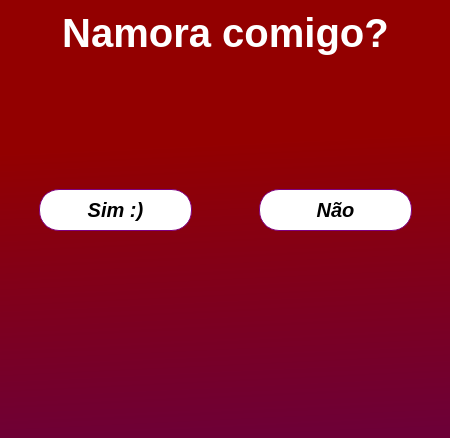
<?xml version="1.0" encoding="UTF-8"?>
<ui version="4.0">
 <class>MainWindow</class>
 <widget class="QMainWindow" name="MainWindow">
  <property name="geometry">
   <rect>
    <x>0</x>
    <y>0</y>
    <width>450</width>
    <height>438</height>
   </rect>
  </property>
  <property name="maximumSize">
   <size>
    <width>450</width>
    <height>500</height>
   </size>
  </property>
  <property name="windowTitle">
   <string>s2</string>
  </property>
  <property name="windowIcon">
   <iconset>
    <normaloff>icone.ico</normaloff>icone.ico</iconset>
  </property>
  <widget class="QWidget" name="centralwidget">
   <property name="autoFillBackground">
    <bool>false</bool>
   </property>
   <property name="styleSheet">
    <string notr="true">QWidget#centralwidget{
	background-color: qlineargradient(spread:pad, x1:0.485401, y1:0.289, x2:0.52, y2:1, stop:0.0511364 rgba(147, 0, 0, 255), stop:1 rgba(109, 0, 55, 255))
}

QLabel{
	font-size: 40px;
	font-weight: bold;
	color: rgb(255, 255, 255);
}

QPushButton#button_yes{
	border: 1px solid;
	border-color: purple;
	font-size: 20px;
	color: black;
	min-height: 40px;
	border-radius: 20px;
	background-color: white;
}

QPushButton#button_no{
	border: 1px solid;
	border-color: purple;
	font-size: 20px;
	color: black;
	min-height: 40px;
	border-radius: 20px;
	background-color: white;
}</string>
   </property>
   <widget class="QLabel" name="label">
    <property name="geometry">
     <rect>
      <x>10</x>
      <y>10</y>
      <width>431</width>
      <height>351</height>
     </rect>
    </property>
    <property name="font">
     <font>
      <pointsize>-1</pointsize>
      <italic>false</italic>
      <bold>true</bold>
      <kerning>true</kerning>
     </font>
    </property>
    <property name="autoFillBackground">
     <bool>false</bool>
    </property>
    <property name="text">
     <string>Namora comigo?</string>
    </property>
    <property name="alignment">
     <set>Qt::AlignHCenter|Qt::AlignTop</set>
    </property>
    <property name="wordWrap">
     <bool>false</bool>
    </property>
   </widget>
   <widget class="QFrame" name="frame_yes">
    <property name="geometry">
     <rect>
      <x>30</x>
      <y>160</y>
      <width>171</width>
      <height>101</height>
     </rect>
    </property>
    <property name="frameShape">
     <enum>QFrame::NoFrame</enum>
    </property>
    <property name="frameShadow">
     <enum>QFrame::Raised</enum>
    </property>
    <layout class="QHBoxLayout" name="horizontalLayout">
     <item>
      <widget class="QPushButton" name="button_yes">
       <property name="font">
        <font>
         <pointsize>-1</pointsize>
         <italic>true</italic>
         <bold>true</bold>
        </font>
       </property>
       <property name="mouseTracking">
        <bool>false</bool>
       </property>
       <property name="text">
        <string>Sim :)</string>
       </property>
      </widget>
     </item>
    </layout>
   </widget>
   <widget class="QFrame" name="frame_no">
    <property name="geometry">
     <rect>
      <x>250</x>
      <y>160</y>
      <width>171</width>
      <height>101</height>
     </rect>
    </property>
    <property name="frameShape">
     <enum>QFrame::NoFrame</enum>
    </property>
    <property name="frameShadow">
     <enum>QFrame::Raised</enum>
    </property>
    <layout class="QHBoxLayout" name="horizontalLayout_2">
     <item>
      <widget class="QPushButton" name="button_no">
       <property name="font">
        <font>
         <pointsize>-1</pointsize>
         <italic>true</italic>
         <bold>true</bold>
         <strikeout>false</strikeout>
        </font>
       </property>
       <property name="text">
        <string>Não</string>
       </property>
      </widget>
     </item>
    </layout>
   </widget>
   <widget class="QLabel" name="coracao">
    <property name="geometry">
     <rect>
      <x>85</x>
      <y>90</y>
      <width>281</width>
      <height>251</height>
     </rect>
    </property>
    <property name="styleSheet">
     <string notr="true"/>
    </property>
    <property name="text">
     <string/>
    </property>
    <property name="pixmap">
     <pixmap resource="resource.qrc">:/images/coracao.png</pixmap>
    </property>
    <property name="scaledContents">
     <bool>true</bool>
    </property>
   </widget>
   <widget class="QLabel" name="coracao_2">
    <property name="geometry">
     <rect>
      <x>360</x>
      <y>340</y>
      <width>91</width>
      <height>91</height>
     </rect>
    </property>
    <property name="styleSheet">
     <string notr="true"/>
    </property>
    <property name="text">
     <string/>
    </property>
    <property name="pixmap">
     <pixmap resource="resource.qrc">:/images/coracao.png</pixmap>
    </property>
    <property name="scaledContents">
     <bool>true</bool>
    </property>
   </widget>
   <widget class="QLabel" name="coracao_3">
    <property name="geometry">
     <rect>
      <x>40</x>
      <y>300</y>
      <width>91</width>
      <height>91</height>
     </rect>
    </property>
    <property name="styleSheet">
     <string notr="true"/>
    </property>
    <property name="text">
     <string/>
    </property>
    <property name="pixmap">
     <pixmap resource="resource.qrc">:/images/coracao.png</pixmap>
    </property>
    <property name="scaledContents">
     <bool>true</bool>
    </property>
   </widget>
   <widget class="QLabel" name="coracao_4">
    <property name="geometry">
     <rect>
      <x>0</x>
      <y>90</y>
      <width>91</width>
      <height>91</height>
     </rect>
    </property>
    <property name="styleSheet">
     <string notr="true"/>
    </property>
    <property name="text">
     <string/>
    </property>
    <property name="pixmap">
     <pixmap resource="resource.qrc">:/images/coracao.png</pixmap>
    </property>
    <property name="scaledContents">
     <bool>true</bool>
    </property>
   </widget>
   <widget class="QLabel" name="coracao_5">
    <property name="geometry">
     <rect>
      <x>360</x>
      <y>80</y>
      <width>91</width>
      <height>91</height>
     </rect>
    </property>
    <property name="styleSheet">
     <string notr="true"/>
    </property>
    <property name="text">
     <string/>
    </property>
    <property name="pixmap">
     <pixmap resource="resource.qrc">:/images/coracao.png</pixmap>
    </property>
    <property name="scaledContents">
     <bool>true</bool>
    </property>
   </widget>
   <widget class="QLabel" name="coracao_6">
    <property name="geometry">
     <rect>
      <x>320</x>
      <y>120</y>
      <width>51</width>
      <height>51</height>
     </rect>
    </property>
    <property name="styleSheet">
     <string notr="true"/>
    </property>
    <property name="text">
     <string/>
    </property>
    <property name="pixmap">
     <pixmap resource="resource.qrc">:/images/coracao.png</pixmap>
    </property>
    <property name="scaledContents">
     <bool>true</bool>
    </property>
   </widget>
   <widget class="QLabel" name="coracao_7">
    <property name="geometry">
     <rect>
      <x>120</x>
      <y>360</y>
      <width>51</width>
      <height>51</height>
     </rect>
    </property>
    <property name="styleSheet">
     <string notr="true"/>
    </property>
    <property name="text">
     <string/>
    </property>
    <property name="pixmap">
     <pixmap resource="resource.qrc">:/images/coracao.png</pixmap>
    </property>
    <property name="scaledContents">
     <bool>true</bool>
    </property>
   </widget>
   <widget class="QLabel" name="coracao_8">
    <property name="geometry">
     <rect>
      <x>270</x>
      <y>320</y>
      <width>61</width>
      <height>61</height>
     </rect>
    </property>
    <property name="styleSheet">
     <string notr="true"/>
    </property>
    <property name="text">
     <string/>
    </property>
    <property name="pixmap">
     <pixmap resource="resource.qrc">:/images/coracao.png</pixmap>
    </property>
    <property name="scaledContents">
     <bool>true</bool>
    </property>
   </widget>
   <widget class="QLabel" name="coracao_9">
    <property name="geometry">
     <rect>
      <x>-10</x>
      <y>300</y>
      <width>61</width>
      <height>61</height>
     </rect>
    </property>
    <property name="styleSheet">
     <string notr="true"/>
    </property>
    <property name="text">
     <string/>
    </property>
    <property name="pixmap">
     <pixmap resource="resource.qrc">:/images/coracao.png</pixmap>
    </property>
    <property name="scaledContents">
     <bool>true</bool>
    </property>
   </widget>
   <widget class="QLabel" name="coracao_10">
    <property name="geometry">
     <rect>
      <x>60</x>
      <y>160</y>
      <width>61</width>
      <height>61</height>
     </rect>
    </property>
    <property name="styleSheet">
     <string notr="true"/>
    </property>
    <property name="text">
     <string/>
    </property>
    <property name="pixmap">
     <pixmap resource="resource.qrc">:/images/coracao.png</pixmap>
    </property>
    <property name="scaledContents">
     <bool>true</bool>
    </property>
   </widget>
   <widget class="QLabel" name="coracao_11">
    <property name="geometry">
     <rect>
      <x>360</x>
      <y>260</y>
      <width>51</width>
      <height>51</height>
     </rect>
    </property>
    <property name="styleSheet">
     <string notr="true"/>
    </property>
    <property name="text">
     <string/>
    </property>
    <property name="pixmap">
     <pixmap resource="resource.qrc">:/images/coracao.png</pixmap>
    </property>
    <property name="scaledContents">
     <bool>true</bool>
    </property>
   </widget>
   <widget class="QLabel" name="coracao_12">
    <property name="geometry">
     <rect>
      <x>230</x>
      <y>380</y>
      <width>41</width>
      <height>41</height>
     </rect>
    </property>
    <property name="styleSheet">
     <string notr="true"/>
    </property>
    <property name="text">
     <string/>
    </property>
    <property name="pixmap">
     <pixmap resource="resource.qrc">:/images/coracao.png</pixmap>
    </property>
    <property name="scaledContents">
     <bool>true</bool>
    </property>
   </widget>
   <widget class="QLabel" name="coracao_13">
    <property name="geometry">
     <rect>
      <x>310</x>
      <y>280</y>
      <width>81</width>
      <height>81</height>
     </rect>
    </property>
    <property name="styleSheet">
     <string notr="true"/>
    </property>
    <property name="text">
     <string/>
    </property>
    <property name="pixmap">
     <pixmap resource="resource.qrc">:/images/coracao.png</pixmap>
    </property>
    <property name="scaledContents">
     <bool>true</bool>
    </property>
   </widget>
   <widget class="QLabel" name="coracao_14">
    <property name="geometry">
     <rect>
      <x>160</x>
      <y>320</y>
      <width>81</width>
      <height>81</height>
     </rect>
    </property>
    <property name="styleSheet">
     <string notr="true"/>
    </property>
    <property name="text">
     <string/>
    </property>
    <property name="pixmap">
     <pixmap resource="resource.qrc">:/images/coracao.png</pixmap>
    </property>
    <property name="scaledContents">
     <bool>true</bool>
    </property>
   </widget>
   <widget class="QLabel" name="coracao_15">
    <property name="geometry">
     <rect>
      <x>80</x>
      <y>260</y>
      <width>81</width>
      <height>81</height>
     </rect>
    </property>
    <property name="styleSheet">
     <string notr="true"/>
    </property>
    <property name="text">
     <string/>
    </property>
    <property name="pixmap">
     <pixmap resource="resource.qrc">:/images/coracao.png</pixmap>
    </property>
    <property name="scaledContents">
     <bool>true</bool>
    </property>
   </widget>
   <widget class="QLabel" name="coracao_16">
    <property name="geometry">
     <rect>
      <x>110</x>
      <y>90</y>
      <width>81</width>
      <height>81</height>
     </rect>
    </property>
    <property name="styleSheet">
     <string notr="true"/>
    </property>
    <property name="text">
     <string/>
    </property>
    <property name="pixmap">
     <pixmap resource="resource.qrc">:/images/coracao.png</pixmap>
    </property>
    <property name="scaledContents">
     <bool>true</bool>
    </property>
   </widget>
   <widget class="QLabel" name="coracao_18">
    <property name="geometry">
     <rect>
      <x>40</x>
      <y>380</y>
      <width>110</width>
      <height>83</height>
     </rect>
    </property>
    <property name="styleSheet">
     <string notr="true"/>
    </property>
    <property name="text">
     <string/>
    </property>
    <property name="pixmap">
     <pixmap resource="resource.qrc">:/images/coracao.png</pixmap>
    </property>
    <property name="scaledContents">
     <bool>true</bool>
    </property>
   </widget>
   <widget class="QLabel" name="coracao_19">
    <property name="geometry">
     <rect>
      <x>280</x>
      <y>380</y>
      <width>101</width>
      <height>91</height>
     </rect>
    </property>
    <property name="styleSheet">
     <string notr="true"/>
    </property>
    <property name="text">
     <string/>
    </property>
    <property name="pixmap">
     <pixmap resource="resource.qrc">:/images/coracao.png</pixmap>
    </property>
    <property name="scaledContents">
     <bool>true</bool>
    </property>
   </widget>
   <widget class="QLabel" name="coracao_17">
    <property name="geometry">
     <rect>
      <x>10</x>
      <y>200</y>
      <width>81</width>
      <height>81</height>
     </rect>
    </property>
    <property name="styleSheet">
     <string notr="true"/>
    </property>
    <property name="text">
     <string/>
    </property>
    <property name="pixmap">
     <pixmap resource="resource.qrc">:/images/coracao.png</pixmap>
    </property>
    <property name="scaledContents">
     <bool>true</bool>
    </property>
   </widget>
   <widget class="QLabel" name="coracao_20">
    <property name="geometry">
     <rect>
      <x>390</x>
      <y>150</y>
      <width>81</width>
      <height>81</height>
     </rect>
    </property>
    <property name="styleSheet">
     <string notr="true"/>
    </property>
    <property name="text">
     <string/>
    </property>
    <property name="pixmap">
     <pixmap resource="resource.qrc">:/images/coracao.png</pixmap>
    </property>
    <property name="scaledContents">
     <bool>true</bool>
    </property>
   </widget>
   <widget class="QLabel" name="coracao_21">
    <property name="geometry">
     <rect>
      <x>380</x>
      <y>230</y>
      <width>81</width>
      <height>81</height>
     </rect>
    </property>
    <property name="styleSheet">
     <string notr="true"/>
    </property>
    <property name="text">
     <string/>
    </property>
    <property name="pixmap">
     <pixmap resource="resource.qrc">:/images/coracao.png</pixmap>
    </property>
    <property name="scaledContents">
     <bool>true</bool>
    </property>
   </widget>
   <widget class="QLabel" name="coracao_22">
    <property name="geometry">
     <rect>
      <x>260</x>
      <y>90</y>
      <width>41</width>
      <height>41</height>
     </rect>
    </property>
    <property name="styleSheet">
     <string notr="true"/>
    </property>
    <property name="text">
     <string/>
    </property>
    <property name="pixmap">
     <pixmap resource="resource.qrc">:/images/coracao.png</pixmap>
    </property>
    <property name="scaledContents">
     <bool>true</bool>
    </property>
   </widget>
   <widget class="QLabel" name="coracao_23">
    <property name="geometry">
     <rect>
      <x>170</x>
      <y>30</y>
      <width>41</width>
      <height>41</height>
     </rect>
    </property>
    <property name="styleSheet">
     <string notr="true"/>
    </property>
    <property name="text">
     <string/>
    </property>
    <property name="pixmap">
     <pixmap resource="resource.qrc">:/images/coracao.png</pixmap>
    </property>
    <property name="scaledContents">
     <bool>true</bool>
    </property>
   </widget>
   <widget class="QLabel" name="coracao_24">
    <property name="geometry">
     <rect>
      <x>280</x>
      <y>10</y>
      <width>91</width>
      <height>91</height>
     </rect>
    </property>
    <property name="styleSheet">
     <string notr="true"/>
    </property>
    <property name="text">
     <string/>
    </property>
    <property name="pixmap">
     <pixmap resource="resource.qrc">:/images/coracao.png</pixmap>
    </property>
    <property name="scaledContents">
     <bool>true</bool>
    </property>
   </widget>
   <widget class="QLabel" name="coracao_25">
    <property name="geometry">
     <rect>
      <x>60</x>
      <y>10</y>
      <width>91</width>
      <height>91</height>
     </rect>
    </property>
    <property name="styleSheet">
     <string notr="true"/>
    </property>
    <property name="text">
     <string/>
    </property>
    <property name="pixmap">
     <pixmap resource="resource.qrc">:/images/coracao.png</pixmap>
    </property>
    <property name="scaledContents">
     <bool>true</bool>
    </property>
   </widget>
   <widget class="QLabel" name="coracao_26">
    <property name="geometry">
     <rect>
      <x>185</x>
      <y>220</y>
      <width>81</width>
      <height>81</height>
     </rect>
    </property>
    <property name="styleSheet">
     <string notr="true"/>
    </property>
    <property name="text">
     <string/>
    </property>
    <property name="pixmap">
     <pixmap resource="resource.qrc">:/images/coracao.png</pixmap>
    </property>
    <property name="scaledContents">
     <bool>true</bool>
    </property>
   </widget>
   <zorder>coracao_25</zorder>
   <zorder>coracao_24</zorder>
   <zorder>coracao_23</zorder>
   <zorder>coracao_22</zorder>
   <zorder>coracao_15</zorder>
   <zorder>coracao_14</zorder>
   <zorder>coracao_6</zorder>
   <zorder>coracao_10</zorder>
   <zorder>coracao_16</zorder>
   <zorder>coracao_2</zorder>
   <zorder>coracao_3</zorder>
   <zorder>coracao_4</zorder>
   <zorder>coracao_5</zorder>
   <zorder>coracao_7</zorder>
   <zorder>coracao_8</zorder>
   <zorder>coracao_9</zorder>
   <zorder>coracao_11</zorder>
   <zorder>coracao_12</zorder>
   <zorder>coracao_13</zorder>
   <zorder>coracao_18</zorder>
   <zorder>coracao_19</zorder>
   <zorder>coracao_17</zorder>
   <zorder>coracao_20</zorder>
   <zorder>coracao_21</zorder>
   <zorder>coracao</zorder>
   <zorder>label</zorder>
   <zorder>frame_yes</zorder>
   <zorder>coracao_26</zorder>
   <zorder>frame_no</zorder>
  </widget>
 </widget>
 <resources>
  <include location="resource.qrc"/>
 </resources>
 <connections/>
</ui>
